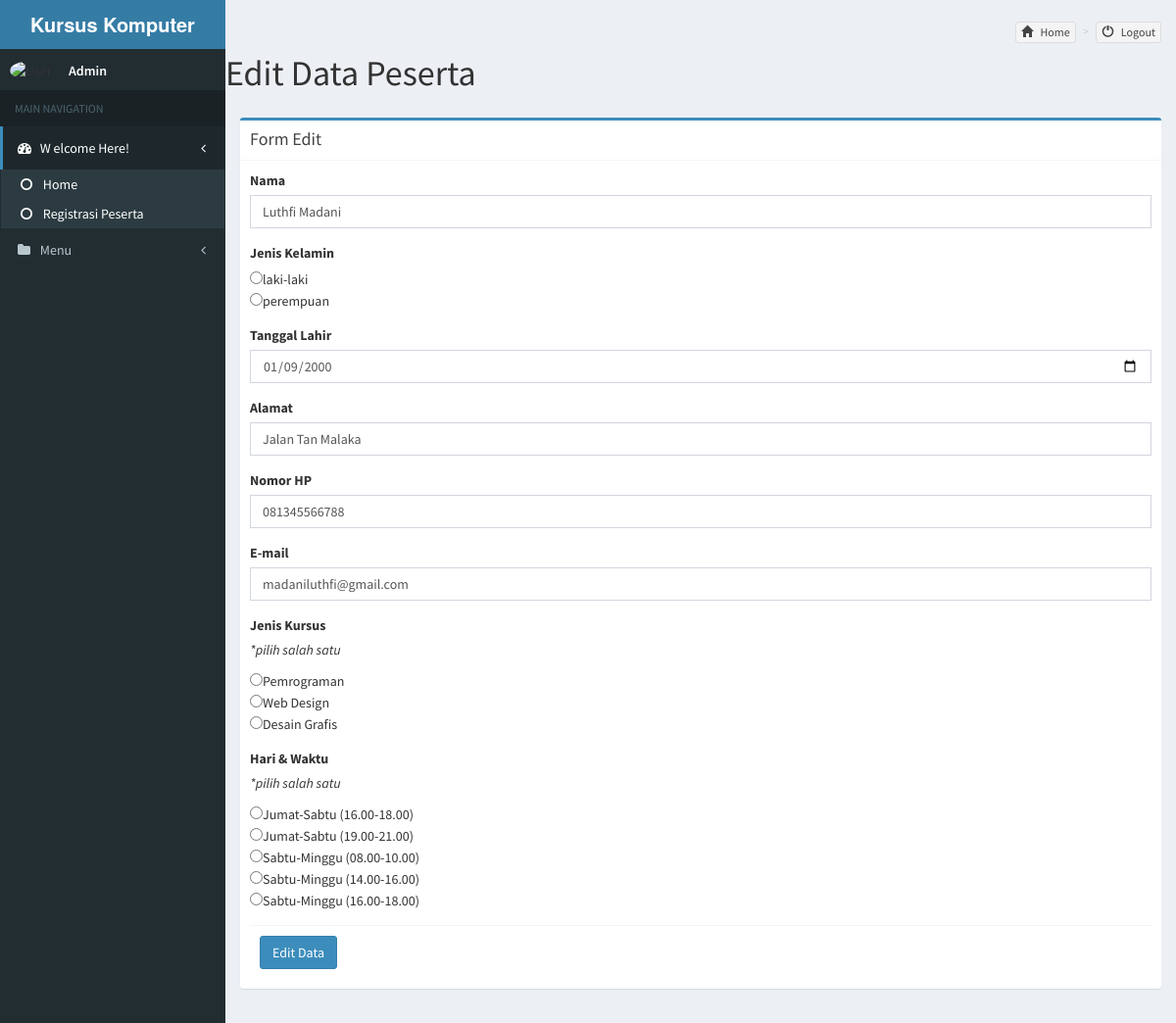
/kursus/editpeserta.php?id=1, run on the app's committed database.
### tables this page shows
CREATE TABLE IF NOT EXISTS `tb_registrasi` (
  `id` int(11) NOT NULL AUTO_INCREMENT,
  `nama` varchar(50) NOT NULL,
  `jk` varchar(20) NOT NULL,
  `ttl` date NOT NULL,
  `alamat` varchar(100) NOT NULL,
  `nohp` varchar(20) NOT NULL,
  `email` varchar(50) NOT NULL,
  `jenis_kursus` varchar(50) NOT NULL,
  `hari` varchar(50) NOT NULL,
  PRIMARY KEY (`id`)
);

### kursus/functions.php (called while the page is built, shortened)
<?php
$conn = mysqli_connect("localhost", "root", "", "db_finansial");
function query($query) {
	global $conn;
	$result = mysqli_query($conn, $query);
	$rows = [];
	while($row = mysqli_fetch_assoc($result) ) {
		$rows[] = $row;
	}
	return $rows;
}
?>

### kursus/editpeserta.php (the view, shortened to what this page needs)
<?php include_once('header.php'); ?>
<?php
$id = $_GET["id"];
$peserta = query("SELECT * FROM tb_registrasi WHERE id = $id")[0];
 ?>
      <h1>
        Edit Data Peserta
      </h1>
    <section class="content">
      <div class="row">
        <div class="col-md-12">
          <div class="box box-primary">
            <div class="box-header with-border">
              <h3 class="box-title">Form Edit</h3>
            </div>
            <form action="" method="post">
              <div class="box-body">
                <div class="form-group">
                  <label for="nama">Nama</label>
                  <input type="text" class="form-control" id="nama" name="nama" placeholder="Nama" required value="<?= $peserta["nama"]; ?>">
                </div>
                <div class="form-group">
                  <label for="jk" >Jenis Kelamin</label> <br>
                  <input type="radio" class="form" name="jk" value="laki-laki">laki-laki<br>
                  <input type="radio" class="form" name="jk" value="perempuan">perempuan<br>
                </div>
                 <div class="form-group">
                  <label for="tanggal">Tanggal Lahir</label>
                  <input type="date" class="form-control" id="exampleInputPassword1" name="ttl" placeholder="Tanggal Lahir" required value="<?= $peserta["ttl"]; ?>">
                </div>
                 <div class="form-group">
                  <label for="exampleInputPassword1">Alamat</label>
                  <input type="text" class="form-control" id="exampleInputPassword1" name="alamat" placeholder="Alamat" required value="<?= $peserta["alamat"]; ?>">
                </div>
                 <div class="form-group">
                  <label for="exampleInputPassword1">Nomor HP</label>
                  <input type="text" class="form-control" id="exampleInputPassword1" name="nohp" placeholder="Nomor HP" required value="<?= $peserta["nohp"]; ?>">
                </div>
                 <div class="form-group">
                  <label for="exampleInputPassword1">E-mail</label>
                  <input type="text" class="form-control" id="exampleInputPassword1" name="email" placeholder="E-mail" required value="<?= $peserta["email"]; ?>">
                </div>
               <div class="form-group">
                  <label for="jenis_kursus">Jenis Kursus</label> <p><i>*pilih salah satu</i></p>
                  <input type="radio" class="form" name="jenis_kursus" value="Pemrograman">Pemrograman<br>
                  <input type="radio" class="form" name="jenis_kursus" value="Web Design">Web Design <br>
                  <input type="radio" class="form" name="jenis_kursus" value="Desain Grafis">Desain Grafis<br>
                </div>
                <div class="form-group">
                  <label for="hari">Hari & Waktu</label> <p><i>*pilih salah satu</i></p>
                  <input type="radio" class="form" name="hari" value="Jumat-Sabtu (16.00-18.00)">Jumat-Sabtu (16.00-18.00)<br>
                  <input type="radio" class="form" name="hari" value="Jumat-Sabtu (19.00-21.00)">Jumat-Sabtu (19.00-21.00) <br>
                  <input type="radio" class="form" name="hari" value="Sabtu-Minggu (08.00-10.00)">Sabtu-Minggu (08.00-10.00)<br>
                  <input type="radio" class="form" name="hari" value="Sabtu-Minggu (14.00-16.00)">Sabtu-Minggu (14.00-16.00) <br>
                  <input type="radio" class="form" name="hari" value="Sabtu-Minggu (16.00-18.00)">Sabtu-Minggu (16.00-18.00)<br>
                </div>
              <div class="box-footer">
                <button type="submit" class="btn btn-primary" name="submit">Edit Data</button>
              </div>
            </form>
          </div>
        </div>
      </div>
    </section>
    <?php include_once('footer.php'); ?>

### data on the page
tb_registrasi: nama "Luthfi Madani", ttl "01/09/2000", alamat "Jalan Tan Malaka", nohp "081345566788", email "madaniluthfi@gmail.com"
